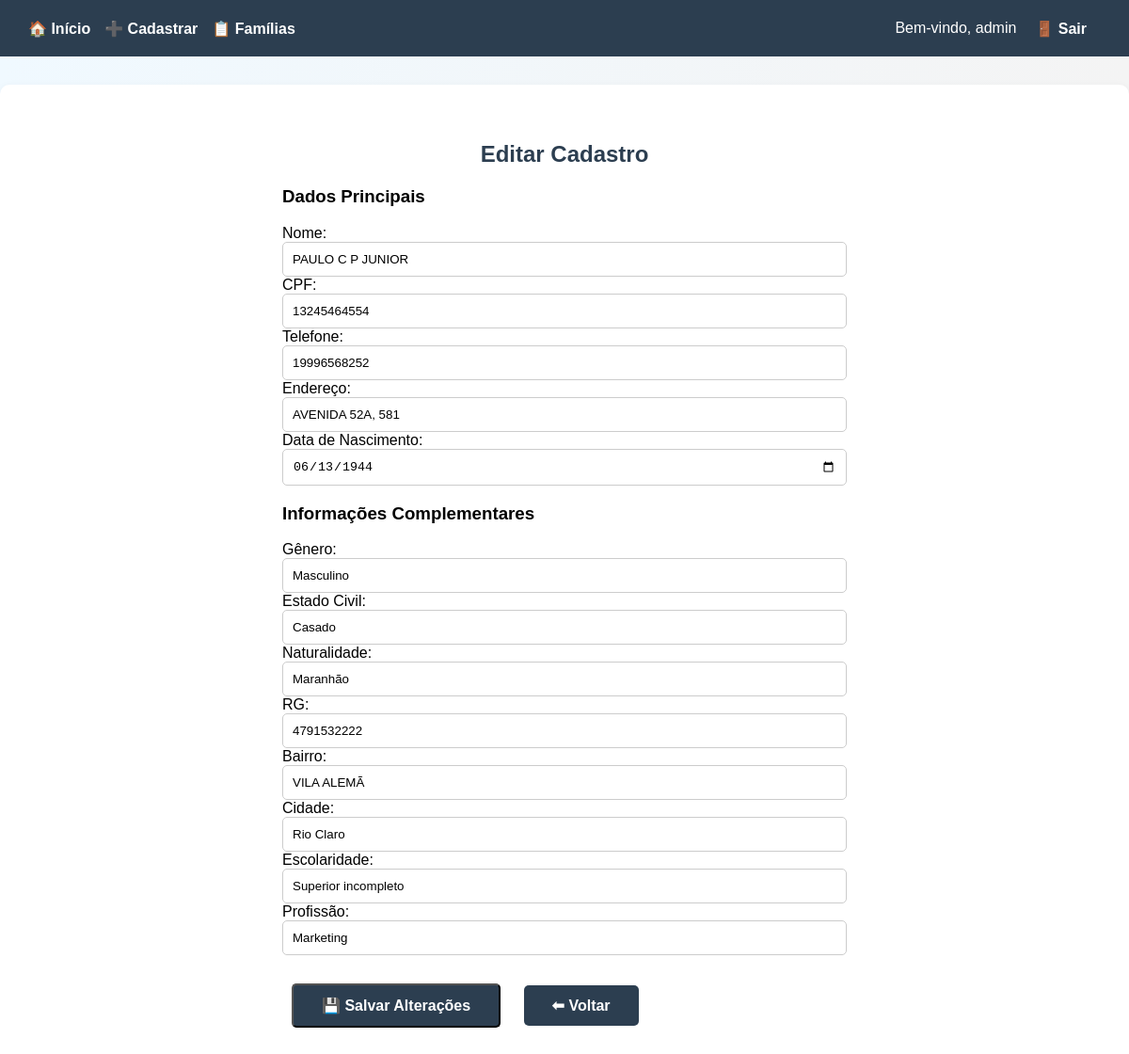
Screenshot of /editar/1 (signed in) with the database file from the repository.
### tables this page shows
CREATE TABLE familias (
            id INTEGER PRIMARY KEY AUTOINCREMENT,
            nome TEXT,
            cpf TEXT,
            telefone TEXT,
            endereco TEXT,
            data_nascimento TEXT
        );

CREATE TABLE info_complementar (
            id INTEGER PRIMARY KEY AUTOINCREMENT,
            familia_id INTEGER,
            genero TEXT,
            estado_civil TEXT,
            naturalidade TEXT,
            rg TEXT,
            bairro TEXT,
            cidade TEXT,
            escolaridade TEXT,
            profissao TEXT,
            FOREIGN KEY (familia_id) REFERENCES familias(id)
        );

### app.py (the view, shortened to what this page needs)
@app.route('/editar/<int:id>', methods=['GET', 'POST'])
def editar_familia(id):
    if 'usuario' not in session:
        return redirect('/login')
    conn = sqlite3.connect('banco.db')
    cursor = conn.cursor()
    cursor.execute('SELECT * FROM familias WHERE id = ?', (id,))
    familia = cursor.fetchone()
    cursor.execute('SELECT * FROM info_complementar WHERE familia_id = ?', (id,))
    info_complementar = cursor.fetchone()
    conn.close()
    return render_template(
        'editar_familia.html',
        familia=familia,
        info_complementar=info_complementar
    )

### templates/editar_familia.html (shortened to what this page needs)
{% extends "base.html" %}
{% block content %}
<h2>Editar Cadastro</h2>
<form method="POST" style="max-width: 600px; margin: auto; text-align: left;">
    <h3>Dados Principais</h3>
    <label for="nome">Nome:</label>
    <input type="text" name="nome" id="nome" value="{{ familia[1] }}" class="form-control" required>
    <label for="cpf">CPF:</label>
    <input type="text" name="cpf" id="cpf" value="{{ familia[2] }}" class="form-control" required>
    <label for="telefone">Telefone:</label>
    <input type="text" name="telefone" id="telefone" value="{{ familia[3] }}" class="form-control">
    <label for="endereco">Endereço:</label>
    <input type="text" name="endereco" id="endereco" value="{{ familia[4] }}" class="form-control">
    <label for="data_nascimento">Data de Nascimento:</label>
    <input type="date" name="data_nascimento" id="data_nascimento" value="{{ familia[5] }}" class="form-control">
    <h3>Informações Complementares</h3>
    {% if info_complementar %}
        <label for="genero">Gênero:</label>
        <input type="text" name="genero" id="genero" value="{{ info_complementar[2] }}" class="form-control">
        <label for="estado_civil">Estado Civil:</label>
        <input type="text" name="estado_civil" id="estado_civil" value="{{ info_complementar[3] }}" class="form-control">
        <label for="naturalidade">Naturalidade:</label>
        <input type="text" name="naturalidade" id="naturalidade" value="{{ info_complementar[4] }}" class="form-control">
        <label for="rg">RG:</label>
        <input type="text" name="rg" id="rg" value="{{ info_complementar[5] }}" class="form-control">
        <label for="bairro">Bairro:</label>
        <input type="text" name="bairro" id="bairro" value="{{ info_complementar[6] }}" class="form-control">
        <label for="cidade">Cidade:</label>
        <input type="text" name="cidade" id="cidade" value="{{ info_complementar[7] }}" class="form-control">
        <label for="escolaridade">Escolaridade:</label>
        <input type="text" name="escolaridade" id="escolaridade" value="{{ info_complementar[8] }}" class="form-control">
        <label for="profissao">Profissão:</label>
        <input type="text" name="profissao" id="profissao" value="{{ info_complementar[9] }}" class="form-control">
    {% else %}
        <p>Sem informações complementares cadastradas.</p>
    {% endif %}
    <div style="margin-top: 20px;">
        <button type="submit" class="btn">💾 Salvar Alterações</button>
        <a href="/familias" class="btn">⬅ Voltar</a>
    </div>
</form>
{% endblock %}

### templates/base.html (style rules this page uses)
body { font-family: Arial, sans-serif; background: linear-gradient(to right, #f0f9ff, #f4f4f4); margin: 0; padding: 0; }
h1, h2 { color: #2c3e50; }
.btn { display: inline-block; background-color: #2c3e50; color: white; padding: 12px 30px; margin: 10px; border-radius: 5px; cursor: pointer; text-decoration: none; font-weight: bold; font-size: 16px; }
.form-control { padding: 10px; width: 100%; border-radius: 5px; border: 1px solid #ccc; box-sizing: border-box; }

### rows the page displays
familias: nome "PAULO C P JUNIOR", cpf "13245464554", telefone "19996568252", endereco "AVENIDA 52A, 581", data_nascimento "06/13/1944"
info_complementar: genero "Masculino", estado_civil "Casado", naturalidade "Maranhão", rg "4791532222", bairro "VILA ALEMÃ", cidade "Rio Claro", escolaridade "Superior incompleto", profissao "Marketing"

### other values shown
{{ session['usuario'] }} "admin"
